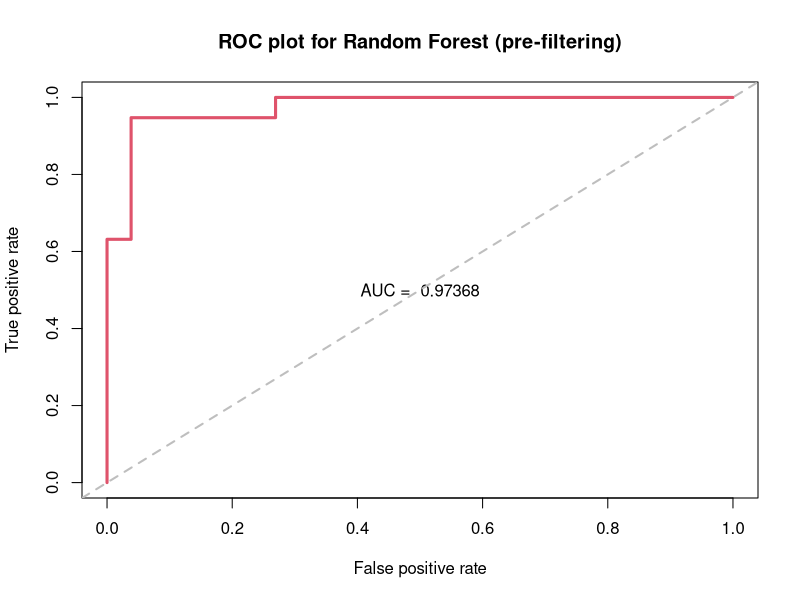
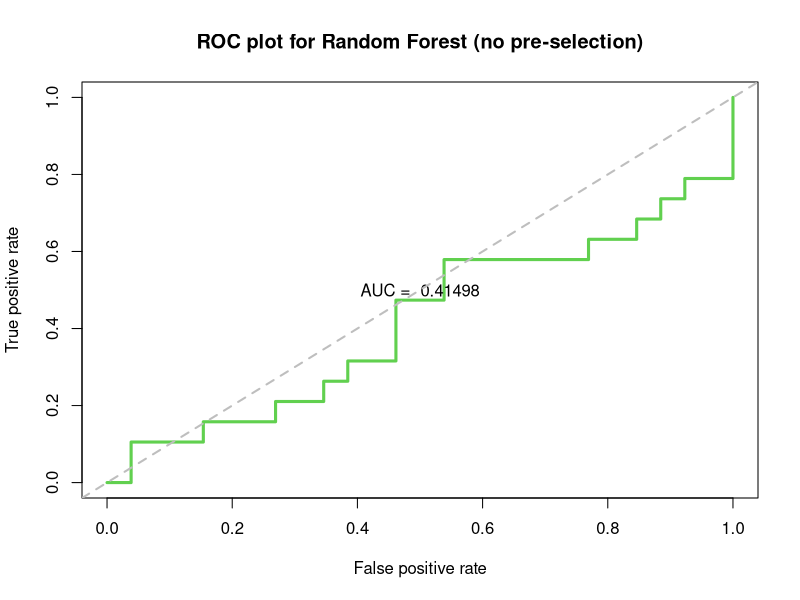
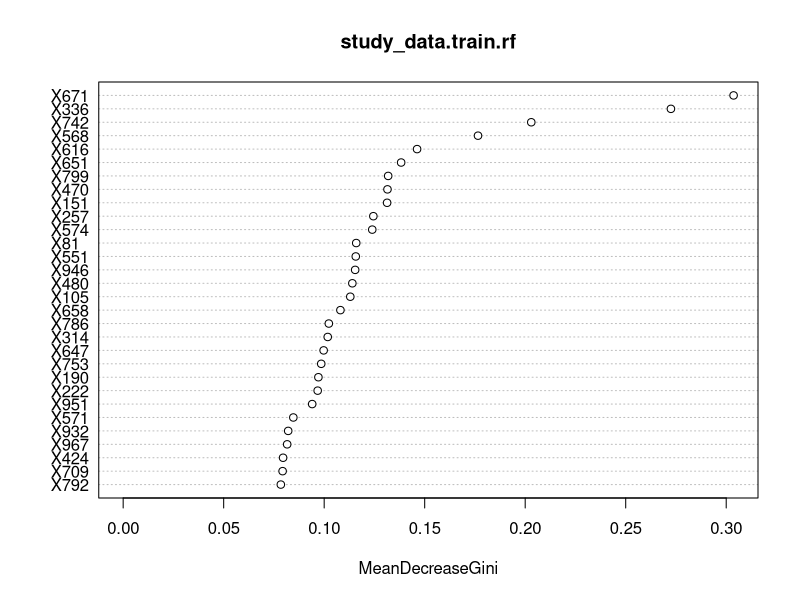
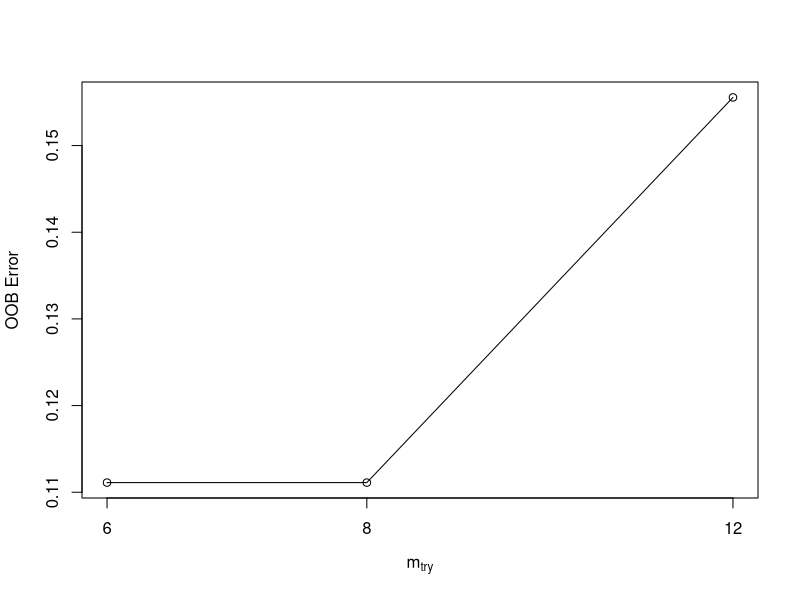
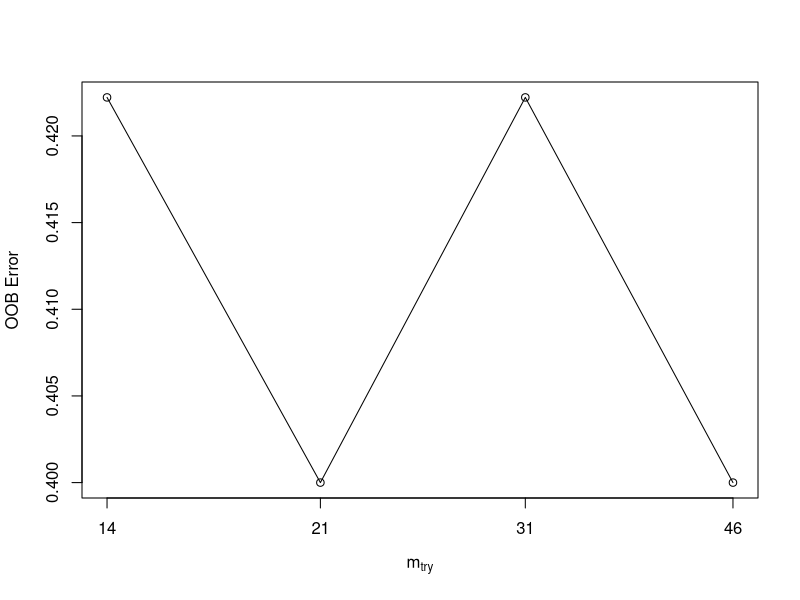
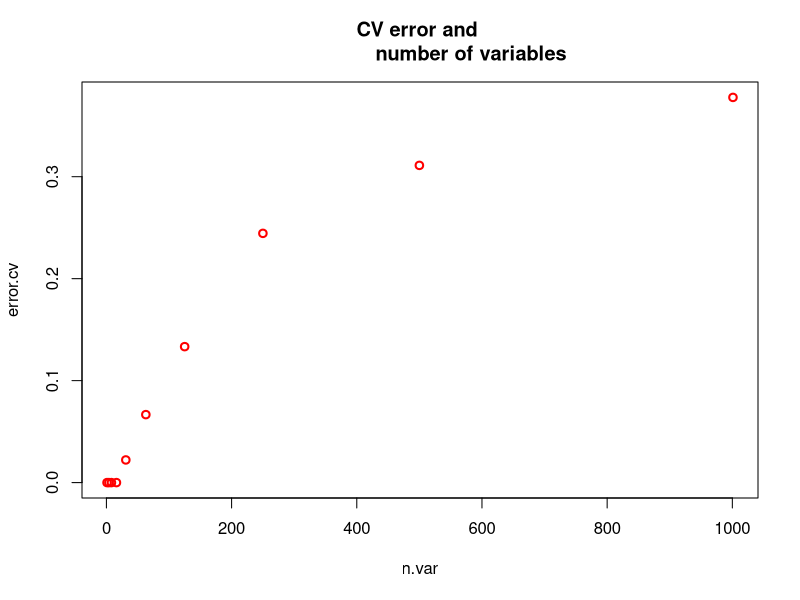
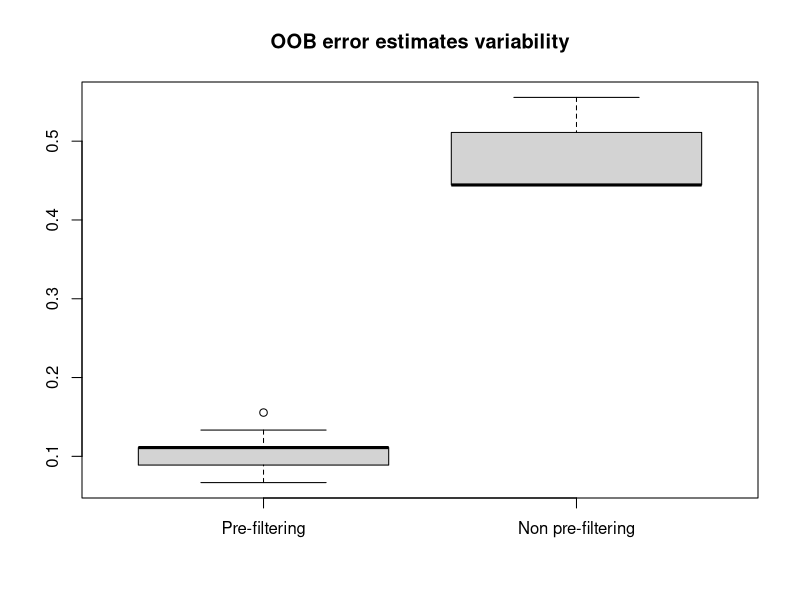

These figures' R source, in order:
## required packages

library(randomForest)
library(ROCR)

#####################
###   FUNCTIONS   ###
#####################


###### random_genes() ######

## This function will generate a matrix with random values for the variable
##'genes'. It needs the arguments 'number of genes' (n_genes) and 'number of 
##'subjects' (n_subjects)

random_genes <- function(n_subj, n_genes){
    set.seed(1)
    genes <- matrix(round(rnorm(n_subj*n_genes, 0, 10), 3), ncol = n_genes)
    return(genes)
    }

###### random_class() ######

## This function will generate a vector with arandom permutation (with 
## replacement) of the 2 possible categories of the variable 'condition' (cond):
## 'Normal' and 'Disease'
    
random_class <- function(n_subj){
    cond <- factor(sample(c('Normal', 'Disease'), n_subj, replace = TRUE))
    return(cond)
}

###### p_filter() ######

## This function will generate a submatrix (sel_genes) filtered by 
## extreme gene values. Requires two arguments: the random matrix ('genes')
## and the threshold for the p-value-based filter ('p_threshold')

p_filter <- function(genes, p_threshold){
    pvalues <- apply(genes, 2, function(x) t.test(x ~ cond) $p.value)
    signif_genes <- which(pvalues < p_threshold)
    sel_genes <- genes[,(signif_genes)]
    return(sel_genes)
}


###### klist() ######

## This function will generate a k-number-based index-vector 
## (Venables & Ripley, "S programming", 2000, Springer, p. 175), using repe

klist <- function(n_subj, knumber){
    index <- sample(rep(1:knumber,
                    length = n_subj),
                n_subj, replace = FALSE)
    return(index)
}

###### train.subset() ######

## This function will define the training subset of the study sample ('dataset'),
## according to the index.select list:
##      subject's index != k number

train.subset <- function(dataset, knumber, index){
    for(sample.number in 1:knumber)
        subset.train <- dataset[index != sample.number,]
    return(subset.train)
}

###### test.subset() ######

## This function will define test subset of the study sample,
## according to the index.select list:
##      subject's index == k number

test.subset <- function(dataset, knumber, index){
    for(sample.number in 1:knumber)
        subset.test <- dataset[index == sample.number,]
    return(subset.test)
}



#################################
###      MAIN SCRIPT          ###
#################################

## Default values for the arguments of the functions:

n_subj <- 50            ## Number of subjects / samples
n_genes <- 1000         ## Number of variables ('genes')
p_threshold <- 0.05     ## p-value for variable filtering
knumber <- 10           ## k-fold value


## Call the functions random_genes() and random_class(). We will get two
## vectors: a matrix and a list of categories (the classes)

genes <- random_genes(n_subj, n_genes)
cond <- random_class(n_subj)

## Call the function p_filter() to generate a submatrix of 'genes'
## filtered by p-value (it requires to define the filtering threshold)

sel_genes <- p_filter(genes, p_threshold)

## Generate (and store) the working data frames:

study_data <- data.frame(cond,
                         genes)


write.table(study_data, file = 'study_data.txt', col.names = TRUE,
            row.names = FALSE, sep = "\t", quote = FALSE)

sel_data <- data.frame(cond,
                sel_genes)

write.table(sel_data, file = 'sel_data.txt', col.names = TRUE,
            row.names = FALSE, sep = "\t", quote = FALSE)



## Generation of train and test subsets for the original and 
## the filtered study samples:

index <- klist(n_subj, knumber)

study_data.train <- train.subset(study_data, knumber, index)
study_data.test <- test.subset(study_data, knumber, index)
sel_data.train <- train.subset(sel_data, knumber, index)
sel_data.test <- test.subset(sel_data, knumber, index)


## Random Forest for training subsets, with default mtry
## (square root of the number of predicting variables) 

sel_data.train.rf <- randomForest(sel_data.train[-1], 
                                  y = sel_data.train$cond, 
                                  ntree=1000, 
### to be discussed later         mtry = bestmtry_data_sel,
                                  keep.forest = TRUE,
                                  importance = TRUE,
                                  do.trace = 100)

study_data.train.rf <- randomForest(study_data.train[-1], 
                                    y = study_data.train$cond, 
                                    ntree=1000, 
### to be discussed later           mtry = bestmtry_data,
                                    importance = TRUE,
                                    do.trace = 100)

## Confusion tables for each of the datasets (pre-filtered and original)

print(sel_data.train.rf$confusion)
print(study_data.train.rf$confusion)

## OOB error rate estimate

oob_err_sel_data <- summary(sel_data.train.rf$err.rate)[3,1]
oob_err_study_data <- summary(study_data.train.rf$err.rate)[3,1]
oob_list_sel_data <- ('')
oob_list_sel_data <- c(oob_list_sel_data, oob_err_sel_data)


## Predicting classes in the tests subsets

sel_data.test.predict_resp <- predict(sel_data.train.rf, sel_data.test, 
                                      'response', norm.votes = TRUE)
sel_data.test.predict_votes <- predict(sel_data.train.rf, sel_data.test, 
                                       'prob', norm.votes = TRUE)

study_data.test.predict_resp <- predict(study_data.train.rf, study_data.test,
                                        'response', norm.votes = TRUE)
study_data.test.predict_votes <- predict(study_data.train.rf, study_data.test,
                                         'prob', norm.votes = TRUE)

## observed-predicted tables

table(sel_data.test$cond, predicted = sel_data.test.predict_resp)
table(study_data.test$cond, predicted = study_data.test.predict_resp)

## Calculation of the AUC score value

study_data.predictions <- as.vector(study_data.train.rf$votes[,2])
study_data.pred <- prediction(study_data.predictions, study_data.train$cond)
sel_data.predictions <- as.vector(sel_data.train.rf$votes[,2])
sel_data.pred <- prediction(sel_data.predictions, study_data.train$cond)

perf_AUC_sel <- performance(sel_data.pred,"auc")
AUC_sel <- perf_AUC_sel@y.values[[1]]
perf_ROC_sel <- performance(sel_data.pred,"tpr","fpr") 

perf_AUC_study <- performance(study_data.pred, 'auc')
AUC_study <- perf_AUC_study@y.values[[1]]
perf_ROC_study <- performance(study_data.pred, 'tpr', 'fpr')

plot(perf_ROC_sel, main="ROC plot for Random Forest (pre-filtering)", 
     col = 2, lwd = 3)
text(0.5,0.5, paste("AUC = ", format(AUC_sel, digits=5, scientific=FALSE)))
abline(a=0,b=1,lwd=2,lty=2,col="gray")

plot(perf_ROC_study, main='ROC plot for Random Forest (no pre-selection)', 
     col = 3, lwd = 3)
text(0.5,0.5, paste("AUC = ", format(AUC_study, digits=5, scientific=FALSE)))
abline(a=0,b=1,lwd=2,lty=2,col="gray")


## Influence of the number of variables

## a) Plotting the importance of the variable according to Giny index

varImpPlot(study_data.train.rf,type=2)


## b) Tune Random Forest to obtain optimal mtry (No. of independent or predictor 
##    variables to be sampled at each split)

bestmtry_data_sel <- tuneRF(sel_data.train[-1], sel_data.train$cond, ntreeTry=1000, 
                            stepFactor=1.5,improve=0.01, trace=TRUE, plot=TRUE,
                            dobest=TRUE)

bestmtry_data <- tuneRF(study_data.train[-1], study_data.train$cond, ntreeTry=1000, 
                        stepFactor=1.5,improve=0.01, trace=TRUE, plot=TRUE,
                        dobest=FALSE)


###############  AÑADIR EJEMPLOS ########################
#### (with this information we could simulate 3 experiments, modifying 
#### the mtry value to bestmtry, bestmtry/2 and 2*bestmtry) 


## c) Random Forest cross-validation (assessing error and number of variables)

rf.cv <- rfcv(study_data.train, study_data.train$cond, cv.fold=5, recursive = TRUE)
with(rf.cv, plot(n.var, error.cv, col = 'red', lwd = 2, main = "CV error and 
                 number of variables"))


## CROSS_VALIDATION ERROR VARIABILITY
## (convertir en función!!!)

oob_err_sel_list <-list()
oob_err_study_list <-list()
nrep <- 10  ## number of repetitions

for(i in seq(1:nrep)){
    index <- klist(n_subj, knumber)
    print(index)

    ## Generation of train and test subsets for the original and 
    ## the filtered study samples:
    
    study_data.train <- train.subset(study_data, knumber, index)
    study_data.test <- test.subset(study_data, knumber, index)
    sel_data.train <- train.subset(sel_data, knumber, index)
    sel_data.test <- test.subset(sel_data, knumber, index)
    
    
    ## randomForest() for training subsets, default mtry (square root of
    ## the number of predicting variables) 
    
    sel_data.train.rf <- randomForest(sel_data.train[-1], 
                                      y = sel_data.train$cond, 
                                      ntree=1000, 
                                      keep.forest = TRUE,
                                      importance = TRUE)
    
    study_data.train.rf <- randomForest(study_data.train[-1], 
                                        y = study_data.train$cond, 
                                        ntree=1000, 
                                        importance = TRUE)
    
    ## OOB error rate estimate (median values)
    
    oob_err_sel_data <- median(sel_data.train.rf$err.rate[,1])
    oob_err_study_data <- median(study_data.train.rf$err.rate[,1])
    oob_err_sel_list <- c(oob_err_sel_list, oob_err_sel_data)
    oob_err_study_list <- c(oob_err_study_list, oob_err_study_data)
}

## Generation of a matrix with the output of the iteration (OOB errors)

oob_err_sel <- as.numeric(oob_err_sel_list)
oob_err_study <- as.numeric(oob_err_study_list)
oob_err <- matrix(cbind(oob_err_sel, oob_err_study), ncol = 2, byrow = FALSE)
colnames(oob_err) <- c('Pre-filtering', 'Non pre-filtering')

## Plotting the results

boxplot.matrix(oob_err, use.cols = TRUE, main = 'OOB error estimates variability')
